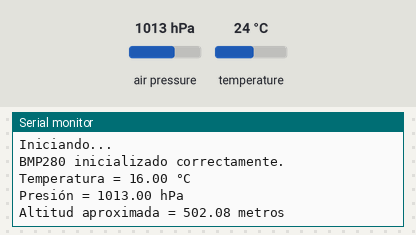
Recording of a sketch running on a simulated Arduino Uno, built with avr-gcc and run on an emulated ATmega328P. Shown: the last lines printed to the serial monitor. Inputs (shaded band) come from the test bench; at power-on: air pressure 1013 hPa, temperature 24 °C.

Above: at 1.2 s.
1.3 s: air pressure set to 952 hPa
At 2.4 s:
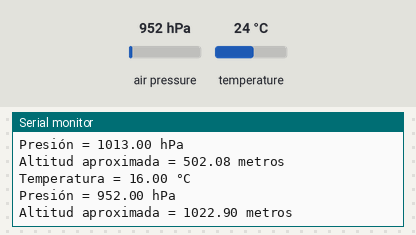
3.6 s: temperature set to 12 °C
At 4.8 s:
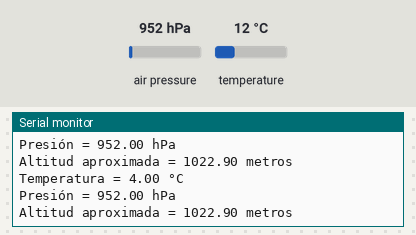
5.9 s: air pressure set to 975 hPa
At 7.1 s:
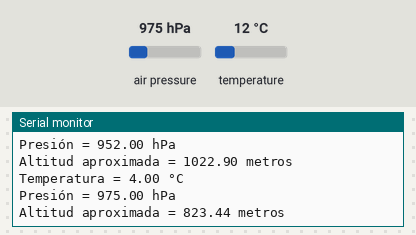
8.2 s: temperature set to 19 °C
At 11.7 s:
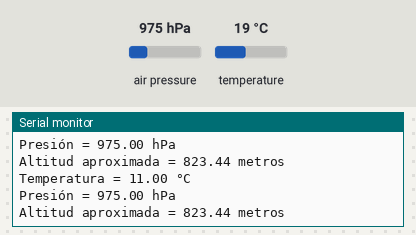
Timing chart, 0 to 13.2 s (numbered marks = the images above; inputs shaded):
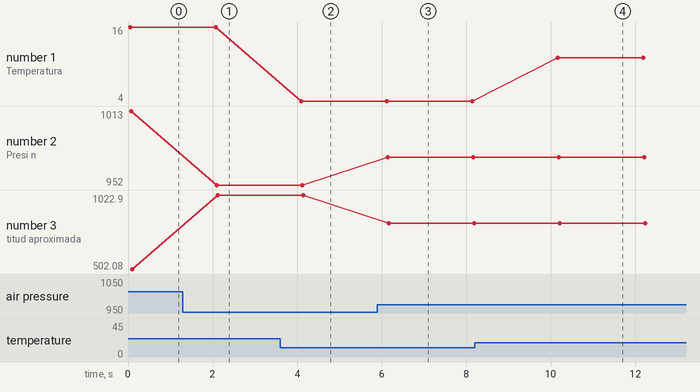

Measured:
- after the input at 1.3 s, the serial monitor: prints a new line after 0.80 s (image 1)
- after the input at 3.6 s, the serial monitor: prints a new line after 0.50 s (image 2)
- after the input at 5.9 s, the serial monitor: prints a new line after 0.25 s (image 3)
- after the input at 8.2 s, the serial monitor: prints a new line after 2.0 s (image 4)
- plotted number 1: 16 → 4 after the input at 3.6 s, 4 → 11 after the input at 8.2 s
- plotted number 2: 1013 → 952 after the input at 1.3 s, 952 → 975 after the input at 5.9 s
- plotted number 3: 502.08 → 1022.9 after the input at 1.3 s, 1022.9 → 823.44 after the input at 5.9 s

The sketch:

bmp280.ino
```cpp
#include <Wire.h>
#include <Adafruit_Sensor.h>
#include <Adafruit_BMP280.h>

Adafruit_BMP280 bmp; // Crear una instancia del objeto BMP280

// Dirección I2C del BMP280 (puedes probar ambas direcciones)
#define BMP280_I2C_ADDRESS_1 0x76
#define BMP280_I2C_ADDRESS_2 0x77

// Definir la presión al nivel del mar en tu ubicación (en hectopascales)
#define SEALEVELPRESSURE_HPA (1013.25)

void setup() {
  Serial.begin(9600);
  Serial.println(F("Iniciando..."));

  if (!bmp.begin(BMP280_I2C_ADDRESS_1) && !bmp.begin(BMP280_I2C_ADDRESS_2)) {
    Serial.println(F("Error al inicializar el BMP280. Verifica las conexiones y la dirección I2C."));
    while (1);
  }

  Serial.println(F("BMP280 inicializado correctamente."));
}

void loop() {
  // Verificar la conexión con el BMP280 durante el bucle
  if (!bmp.begin()) {
    Serial.println(F("Conexión perdida con el BMP280. Verifica las conexiones y la dirección I2C."));
    while (1);
  }

  Serial.print(F("Temperatura = "));
  Serial.print(bmp.readTemperature()-8);
  Serial.println(" °C");

  Serial.print(F("Presión = "));
  Serial.print(bmp.readPressure() / 100.0F); // La presión se lee en Pa, lo convertimos a hPa
  Serial.println(" hPa");

  Serial.print(F("Altitud aproximada = "));
  Serial.print(bmp.readAltitude(SEALEVELPRESSURE_HPA) + 500);
  Serial.println(" metros");

  Serial.println();

  delay(2000); // Espera 2 segundos antes de leer nuevamente
}
```
